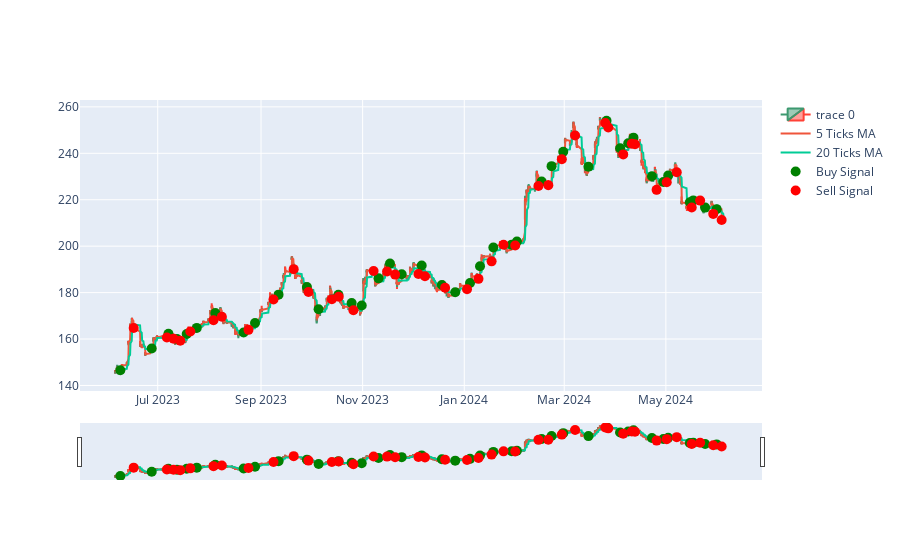

Source (notebook cell):
### Code cell
# calculate profit and loss

tsm_data['buy_price'] = np.where(tsm_data['signal'] == 1, tsm_data['Close'], np.nan)
tsm_data['sell_price'] = np.where(tsm_data['signal'] == -1, tsm_data['Close'], np.nan)

tsm_data['buy_price'] = tsm_data['buy_price'].ffill()
tsm_data['sell_price'] = tsm_data['sell_price'].ffill()

tsm_data['PnL'] = tsm_data['sell_price'] - tsm_data['buy_price']

print(tsm_data['PnL'].sum())

# plot the profit and loss

fig = go.Figure(data=[go.Candlestick(x=tsm_data.index,
                open=tsm_data['Open'],
                high=tsm_data['High'],
                low=tsm_data['Low'],
                close=tsm_data['Close'])])

fig.add_trace(go.Scatter(x=tsm_data.index, y=tsm_data['Close'].rolling(window=5).mean(), name='5 Ticks MA'))
fig.add_trace(go.Scatter(x=tsm_data.index, y=tsm_data['Close'].rolling(window=20).mean(), name='20 Ticks MA'))

buy_signals = tsm_data[tsm_data['signal'] == 1]
sell_signals = tsm_data[tsm_data['signal'] == -1]

fig.add_trace(go.Scatter(x=buy_signals.index, y=buy_signals['Close'], mode='markers', marker=dict(color='green', size=10), name='Buy Signal'))
fig.add_trace(go.Scatter(x=sell_signals.index, y=sell_signals['Close'], mode='markers', marker=dict(color='red', size=10), name='Sell Signal'))

fig.show()

### Figure 1 — Plotly figure (JSON) as saved in the notebook; plotly's stock layout.template omitted (floating-point values rounded to 4 significant figures; data arrays with more than 128 entries replaced by an {"elided": "..."} marker saying what was removed)
{"data": [{"close": {"elided": "1756 float values"}, "high": {"elided": "1756 float values"}, "low": {"elided": "1756 float values"}, "open": {"elided": "1756 float values"}, "type": "candlestick", "x": {"elided": "1756 str values"}}, {"name": "5 Ticks MA", "type": "scatter", "x": {"elided": "1756 str values"}, "y": {"elided": "1756 float values"}}, {"name": "20 Ticks MA", "type": "scatter", "x": {"elided": "1756 str values"}, "y": {"elided": "1756 float values"}}, {"marker": {"color": "green", "size": 10}, "mode": "markers", "name": "Buy Signal", "type": "scatter", "x": ["2023-06-08T13:30:00-04:00", "2023-06-27T09:30:00-04:00", "2023-07-07T10:30:00-04:00", "2023-07-12T13:30:00-04:00", "2023-07-18T09:30:00-04:00", "2023-07-24T10:30:00-04:00", "2023-08-04T13:30:00-04:00", "2023-08-21T13:30:00-04:00", "2023-08-28T09:30:00-04:00", "2023-09-11T12:30:00-04:00", "2023-09-28T13:30:00-04:00", "2023-10-05T13:30:00-04:00", "2023-10-17T10:30:00-04:00", "2023-10-25T09:30:00-04:00", "2023-10-31T10:30:00-04:00", "2023-11-10T12:30:00-05:00", "2023-11-17T09:30:00-05:00", "2023-11-24T10:30:00-05:00", "2023-12-06T10:30:00-05:00", "2023-12-18T13:30:00-05:00", "2023-12-26T13:30:00-05:00", "2024-01-04T10:30:00-05:00", "2024-01-10T10:30:00-05:00", "2024-01-18T10:30:00-05:00", "2024-01-29T11:30:00-05:00", "2024-02-01T14:30:00-05:00", "2024-02-16T10:30:00-05:00", "2024-02-22T09:30:00-05:00", "2024-02-29T09:30:00-05:00", "2024-03-15T12:30:00-04:00", "2024-03-26T09:30:00-04:00", "2024-04-03T13:30:00-04:00", "2024-04-08T09:30:00-04:00", "2024-04-11T13:30:00-04:00", "2024-04-22T15:30:00-04:00", "2024-04-29T11:30:00-04:00", "2024-05-02T09:30:00-04:00", "2024-05-15T09:30:00-04:00", "2024-05-17T11:30:00-04:00", "2024-05-24T13:30:00-04:00", "2024-05-31T11:30:00-04:00"], "y": [146.6, 155.9, 162.3, 160.0, 162.2, 164.8, 171.2, 162.8, 166.9, 179.1, 182.4, 172.9, 179.1, 175.5, 174.5, 186.1, 192.5, 187.9, 191.7, 183.3, 180.1, 184.1, 191.4, 199.5, 200.7, 202.0, 227.8, 234.5, 240.7, 234.2, 254, 242.2, 244.3, 246.8, 230.1, 227.6, 230.4, 218.9, 219.7, 216.6, 216.0]}, {"marker": {"color": "red", "size": 10}, "mode": "markers", "name": "Sell Signal", "type": "scatter", "x": ["2023-06-16T13:30:00-04:00", "2023-07-06T11:30:00-04:00", "2023-07-10T11:30:00-04:00", "2023-07-14T12:30:00-04:00", "2023-07-20T13:30:00-04:00", "2023-08-03T11:30:00-04:00", "2023-08-08T11:30:00-04:00", "2023-08-24T11:30:00-04:00", "2023-09-08T11:30:00-04:00", "2023-09-20T14:30:00-04:00", "2023-09-29T11:30:00-04:00", "2023-10-13T12:30:00-04:00", "2023-10-17T15:30:00-04:00", "2023-10-26T10:30:00-04:00", "2023-11-07T13:30:00-05:00", "2023-11-15T15:30:00-05:00", "2023-11-20T11:30:00-05:00", "2023-12-04T11:30:00-05:00", "2023-12-08T09:30:00-05:00", "2023-12-20T11:30:00-05:00", "2024-01-02T15:30:00-05:00", "2024-01-09T12:30:00-05:00", "2024-01-17T09:30:00-05:00", "2024-01-24T13:30:00-05:00", "2024-01-31T13:30:00-05:00", "2024-02-14T12:30:00-05:00", "2024-02-20T10:30:00-05:00", "2024-02-28T13:30:00-05:00", "2024-03-07T12:30:00-05:00", "2024-03-25T14:30:00-04:00", "2024-03-27T10:30:00-04:00", "2024-04-05T09:30:00-04:00", "2024-04-10T13:30:00-04:00", "2024-04-12T11:30:00-04:00", "2024-04-25T10:30:00-04:00", "2024-05-01T12:30:00-04:00", "2024-05-07T12:30:00-04:00", "2024-05-16T12:30:00-04:00", "2024-05-21T13:30:00-04:00", "2024-05-29T10:30:00-04:00", "2024-06-03T11:30:00-04:00"], "y": [164.8, 160.6, 160.1, 159.3, 163.3, 168.1, 169.6, 163.9, 177.0, 190.1, 180.3, 177.1, 178.2, 172.4, 189.3, 189.1, 187.8, 188.0, 187.1, 182.1, 181.5, 185.9, 193.5, 200.6, 200.3, 225.9, 226.3, 237.4, 247.7, 253.1, 251.1, 239.5, 244.1, 243.9, 224.3, 227.5, 231.8, 216.6, 219.6, 213.9, 211.3]}], "layout": {}}
